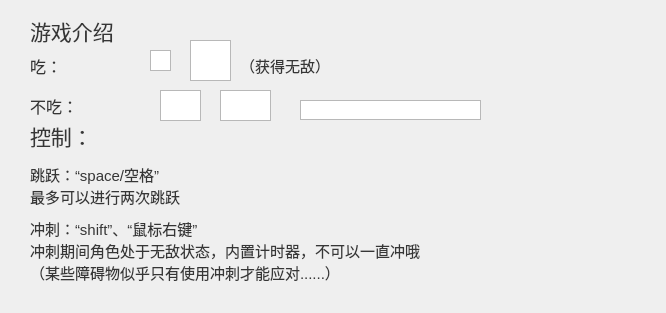
<?xml version="1.0" encoding="UTF-8"?>
<ui version="4.0">
 <class>Introduction</class>
 <widget class="QDialog" name="Introduction">
  <property name="geometry">
   <rect>
    <x>0</x>
    <y>0</y>
    <width>666</width>
    <height>313</height>
   </rect>
  </property>
  <property name="windowTitle">
   <string>Dialog</string>
  </property>
  <widget class="QLabel" name="label">
   <property name="geometry">
    <rect>
     <x>30</x>
     <y>10</y>
     <width>221</width>
     <height>41</height>
    </rect>
   </property>
   <property name="styleSheet">
    <string notr="true">
font: 16pt;
color: rgb(54,54,54);</string>
   </property>
   <property name="text">
    <string>游戏介绍</string>
   </property>
  </widget>
  <widget class="QLabel" name="label_2">
   <property name="geometry">
    <rect>
     <x>30</x>
     <y>50</y>
     <width>141</width>
     <height>31</height>
    </rect>
   </property>
   <property name="styleSheet">
    <string notr="true">font: 12pt ;
color: rgb(54,54,54);</string>
   </property>
   <property name="text">
    <string>吃：</string>
   </property>
  </widget>
  <widget class="QLabel" name="label_3">
   <property name="geometry">
    <rect>
     <x>30</x>
     <y>90</y>
     <width>281</width>
     <height>31</height>
    </rect>
   </property>
   <property name="styleSheet">
    <string notr="true">font: 12pt ;
color: rgb(54,54,54);</string>
   </property>
   <property name="text">
    <string>不吃：</string>
   </property>
  </widget>
  <widget class="QGraphicsView" name="graphicsView">
   <property name="geometry">
    <rect>
     <x>150</x>
     <y>50</y>
     <width>21</width>
     <height>21</height>
    </rect>
   </property>
   <property name="styleSheet">
    <string notr="true">border-image: url(:/res/apple.png);</string>
   </property>
  </widget>
  <widget class="QGraphicsView" name="graphicsView_2">
   <property name="geometry">
    <rect>
     <x>190</x>
     <y>40</y>
     <width>41</width>
     <height>41</height>
    </rect>
   </property>
   <property name="styleSheet">
    <string notr="true">border-image: url(:/res/lolipop.png);</string>
   </property>
  </widget>
  <widget class="QGraphicsView" name="graphicsView_3">
   <property name="geometry">
    <rect>
     <x>160</x>
     <y>90</y>
     <width>41</width>
     <height>31</height>
    </rect>
   </property>
   <property name="styleSheet">
    <string notr="true">border-image: url(:/res/CACTUS_3.png);</string>
   </property>
  </widget>
  <widget class="QGraphicsView" name="graphicsView_4">
   <property name="geometry">
    <rect>
     <x>220</x>
     <y>90</y>
     <width>51</width>
     <height>31</height>
    </rect>
   </property>
   <property name="styleSheet">
    <string notr="true">border-image: url(:/res/BIRD_UP.png);</string>
   </property>
  </widget>
  <widget class="QGraphicsView" name="graphicsView_5">
   <property name="geometry">
    <rect>
     <x>300</x>
     <y>100</y>
     <width>181</width>
     <height>20</height>
    </rect>
   </property>
   <property name="styleSheet">
    <string notr="true">border-image: url(:/res/yucha3.png);</string>
   </property>
  </widget>
  <widget class="QLabel" name="label_4">
   <property name="geometry">
    <rect>
     <x>30</x>
     <y>120</y>
     <width>91</width>
     <height>31</height>
    </rect>
   </property>
   <property name="styleSheet">
    <string notr="true">font: 16pt ;
color: rgb(54,54,54);</string>
   </property>
   <property name="text">
    <string>控制：</string>
   </property>
  </widget>
  <widget class="QLabel" name="label_5">
   <property name="geometry">
    <rect>
     <x>30</x>
     <y>160</y>
     <width>361</width>
     <height>51</height>
    </rect>
   </property>
   <property name="styleSheet">
    <string notr="true">font: 11pt;
color: rgb(54,54,54);</string>
   </property>
   <property name="text">
    <string>跳跃：“space/空格”
最多可以进行两次跳跃</string>
   </property>
  </widget>
  <widget class="QLabel" name="label_6">
   <property name="geometry">
    <rect>
     <x>30</x>
     <y>210</y>
     <width>581</width>
     <height>81</height>
    </rect>
   </property>
   <property name="styleSheet">
    <string notr="true">font: 11pt;
color: rgb(54,54,54);</string>
   </property>
   <property name="text">
    <string>冲刺：“shift”、“鼠标右键”
冲刺期间角色处于无敌状态，内置计时器，不可以一直冲哦
（某些障碍物似乎只有使用冲刺才能应对......）</string>
   </property>
  </widget>
  <widget class="QLabel" name="label_7">
   <property name="geometry">
    <rect>
     <x>240</x>
     <y>50</y>
     <width>131</width>
     <height>31</height>
    </rect>
   </property>
   <property name="styleSheet">
    <string notr="true">font: 11pt;
color: rgb(54,54,54);</string>
   </property>
   <property name="text">
    <string>（获得无敌）</string>
   </property>
  </widget>
 </widget>
 <resources/>
 <connections/>
</ui>
